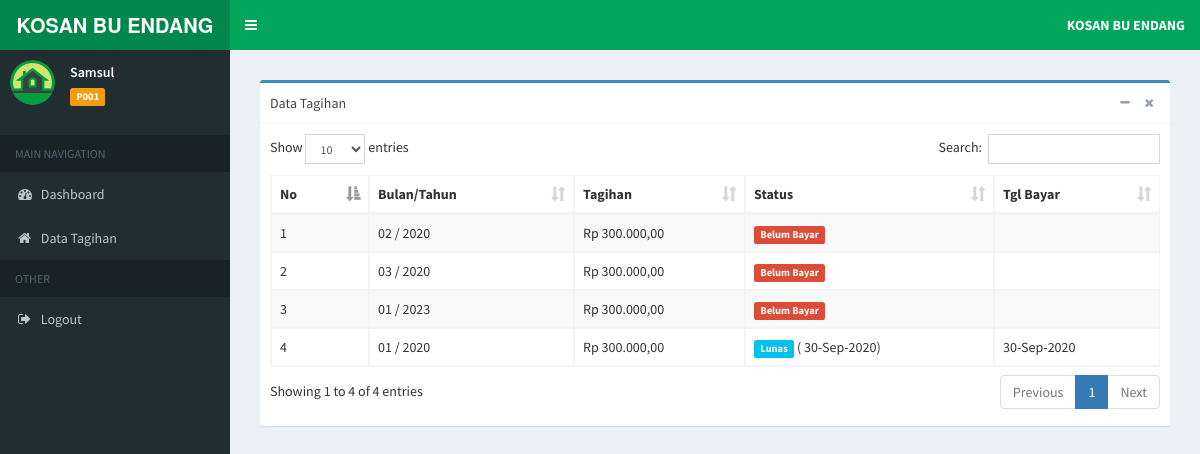
Screenshot of /aplication.php?page=data-tagihan (signed in) with the database file from the repository.
### tables this page shows
CREATE TABLE `tb_tagihan` (
  `id_tagihan` int(11) NOT NULL,
  `bulan` varchar(3) NOT NULL,
  `tahun` year(4) NOT NULL,
  `id_penghuni` varchar(6) NOT NULL,
  `tagihan` int(11) NOT NULL,
  `status` enum('BL','LS') NOT NULL,
  `tgl_bayar` date NOT NULL
);

### inc/rupiah.php (called while the page is built)
<?php
function rupiah($angka){
	$hasil_rupiah = "Rp " . number_format($angka,2,',','.');
	return $hasil_rupiah;
}

### penghuni/data_tagihan.php (the view)
<section class="content">
	<div class="box box-primary">
		<div class="box-header with-border">
			Data Tagihan
			<div class="box-tools pull-right">
				<button type="button" class="btn btn-box-tool" data-widget="collapse">
					<i class="fa fa-minus"></i>
				</button>
				<button type="button" class="btn btn-box-tool" data-widget="remove">
					<i class="fa fa-remove"></i>
				</button>
			</div>
		</div>
		<div class="box-body">
			<div class="table-responsive">
				<table id="example1" class="table table-bordered table-striped">
					<thead>
						<tr>
							<th>No</th>
							<th>Bulan/Tahun</th>
							<th>Tagihan</th>
							<th>Status</th>
							<th>Tgl Bayar</th>
						</tr>
					</thead>
					<tbody>
						<?php
                  $no = 1;
                  $sql = $koneksi->query("SELECT * from tb_tagihan where id_penghuni='$data_id' order by tgl_bayar asc");
                  while ($data= $sql->fetch_assoc()) {
                ?>
						<tr>
							<td>
								<?php echo $no++; ?>
							</td>
							<td>
								<?php echo $data['bulan']; ?>
								/
								<?php echo $data['tahun']; ?>
							</td>
							<td>
								<?php echo rupiah($data['tagihan']); ?>
							</td>
							<td>
								<?php $stt = $data['status']  ?>
								<?php if($stt == 'BL'){ ?>
								<span class="label label-danger">Belum Bayar</span>
								<?php }elseif($stt == 'LS'){ ?>
								<span class="label label-info">Lunas</span>
								(
								<?php  $tgl = $data['tgl_bayar']; echo date("d-M-Y", strtotime($tgl))?>)
							</td>
							<?php } ?>
							<td>
								<?php $stt = $data['status']  ?>
								<?php if($stt == 'BL'){ ?>
								<?php }elseif($stt == 'LS'){ ?>
								<?php  $tgl = $data['tgl_bayar']; echo date("d-M-Y", strtotime($tgl))?>
							</td>
							<?php } ?>
						</tr>
						<?php
						}
						?>
					</tbody>
				</table>
			</div>
		</div>
	</div>
</section>

### rows the page displays
tb_tagihan: bulan "02", tahun "2020", tagihan "Rp 300.000,00", status "Belum Bayar"
tb_tagihan: bulan "03", tahun "2020", tagihan "Rp 300.000,00", status "Belum Bayar"
tb_tagihan: bulan "01", tahun "2023", tagihan "Rp 300.000,00", status "Belum Bayar"
tb_tagihan: bulan "01", tahun "2020", tagihan "Rp 300.000,00", tgl_bayar "30-Sep-2020"

### other values shown
$data_nama "Samsul"
$data_id "P001"
